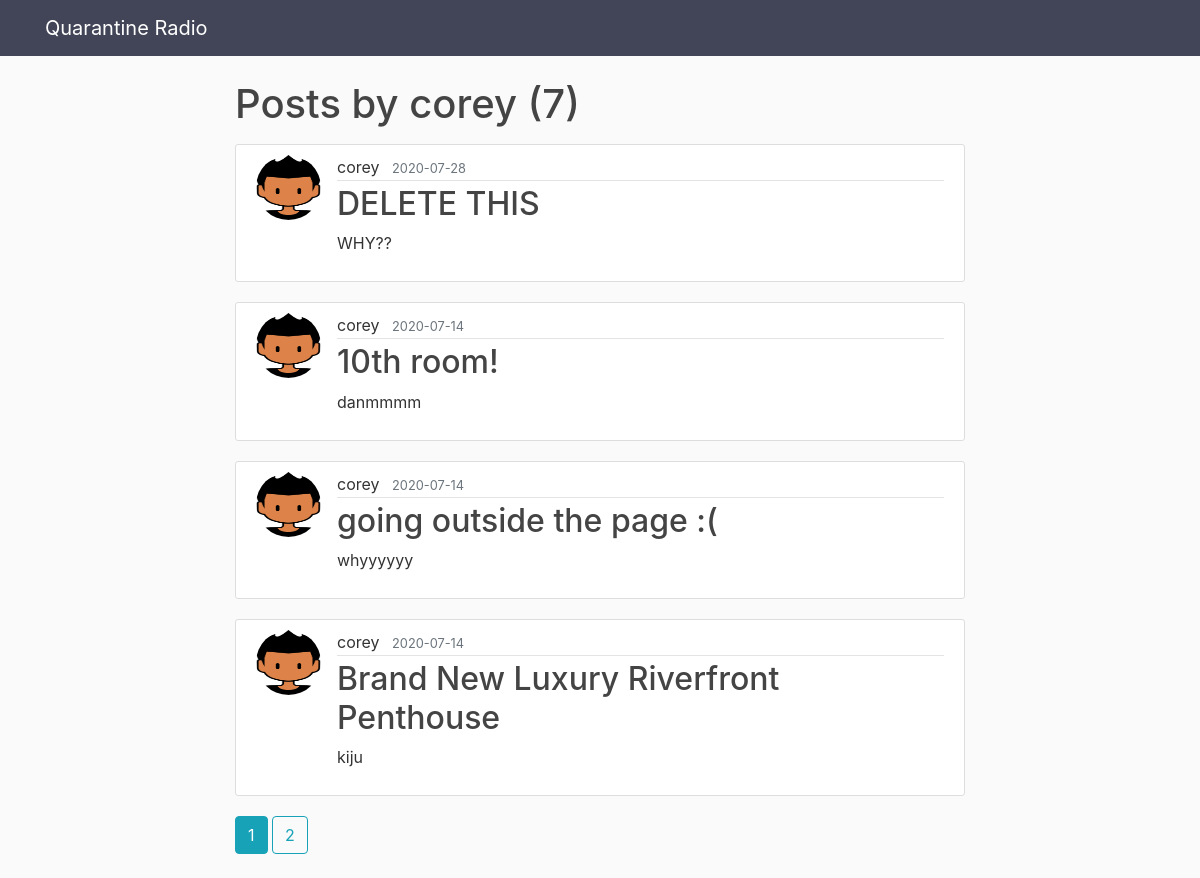
Screenshot of /user/corey with the database file from the repository.
### quarantineradio/models.py (models this page shows, shortened)
class User(db.Model, UserMixin):
    id = db.Column(db.Integer, primary_key=True)
    username = db.Column(db.String(20), unique=True, nullable=False)
    email = db.Column(db.String(120), unique=True, nullable=False)
    image_file = db.Column(db.String(20), nullable=False, default= 'default.jpg')
    password = db.Column(db.String(60), nullable=False)
    date_created = db.Column(db.DateTime, nullable=False, default=datetime.utcnow)
    rooms = db.relationship('Room', backref='room_creator', lazy=True)

class Room(db.Model):
    id = db.Column(db.Integer, primary_key=True)
    title = db.Column(db.String(100), nullable=False)
    date_posted = db.Column(db.DateTime, nullable=False, default=datetime.utcnow)
    description = db.Column(db.Text, nullable=False)
    user_id = db.Column(db.Integer, db.ForeignKey('user.id'), nullable=False)

### quarantineradio/users/routes.py (the view)
@users.route('/user/<string:username>')
def user_rooms(username):
    page = request.args.get('page',1,type=int)
    user = User.query.filter_by(username=username).first_or_404()
    posts = Room.query.filter_by(room_creator=user)\
    .order_by(Room.date_posted.desc())\
    .paginate(page=page, per_page=4)
    return render_template('user_rooms.html', posts=posts,user=user)

### quarantineradio/templates/user_rooms.html
{% extends 'tutlayout.html' %}
{% block content %}
<h1 class="mb-3"> Posts by {{user.username}} ({{posts.total}})</h1>
  {% for post in posts.items %}
    <article class="media content-section">
      <img class="rounded-circle article-img" src="{{ url_for('static', filename= 'img/' + post.room_creator.image_file) }}" alt="">
      <div class="media-body">
        <div class="article-metadata">
          <a class="mr-2"  >{{ post.room_creator.username }}</a>
          <small class="text-muted">{{ post.date_posted.strftime('%Y-%m-%d') }}</small>
        </div>
        <h2><a class="article-title" href="{{ url_for('rooms.room',room_id=post.id)}}">{{ post.title }}</a></h2>
        <p class="article-content">{{ post.description }}</p>
      </div>
  </article>
  {% endfor%}
  {% for page_num in posts.iter_pages() %}
    {% if page_num %}
      {% if posts.page == page_num %}
        <a class="btn btn-info mb-4" href="{{ url_for('users.user_rooms', username=user.username, page=page_num) }}">{{ page_num }}</a>
      {% else %}
      <a class="btn btn-outline-info mb-4" href="{{ url_for('users.user_rooms', username=user.username, page=page_num) }}">{{ page_num }}</a>
      {% endif %}
    {% else %}
      ...
    {% endif %}
  {% endfor%}
{% endblock content%}

### quarantineradio/templates/tutlayout.html (shortened to what this page needs)
<!DOCTYPE html>
<html lang="en" dir="ltr">
  <head>
    <link rel="stylesheet" href="https://stackpath.bootstrapcdn.com/bootstrap/4.3.1/css/bootstrap.min.css">
    <link rel="stylesheet" type="text/css" href="{{ url_for('static', filename= 'css/tut.css')}}">
  </head>
  <body>
    <header class="site-header mb-5">
    <nav class="navbar navbar-expand-md navbar-dark bg-steel fixed-top">
      <div class="container">
        <a class="navbar-brand mr-4" href={{ url_for('main.home')}}> Quarantine Radio </a>
      </div>
    </nav>
  </header>
  <main role="main" class="container">
    <div class="row d-flex justify-content-center ">
      <div class="col-md-8 ">
        {% block content %}{% endblock %}
      </div>
    </div>
  </main>
  </body>
</html>

### quarantineradio/static/css/tut.css (style rules this page uses)
body { background: #fafafa; color: #333333; margin-top: 5rem; }
h1, h2, h3, h4, h5, h6 { color: #444444; }
.bg-steel { background-color: #414557; }
.content-section { background: #ffffff; padding: 10px 20px; border: 1px solid #dddddd; border-radius: 3px; margin-bottom: 20px; }
.article-title { color: #444444; }
.article-content { white-space: pre-line; }
.article-img { height: 65px; width: 65px; margin-right: 16px; }
.article-metadata { padding-bottom: 1px; margin-bottom: 4px; border-bottom: 1px solid #e3e3e3 }

### rows the page displays
User: username "corey"
Room: image_file (picture), room_creator.username "corey", date_posted "2020-07-28", title "DELETE THIS", description "WHY??"
Room: image_file (picture), room_creator.username "corey", date_posted "2020-07-14", title "10th room!", description "danmmmm"
Room: image_file (picture), room_creator.username "corey", date_posted "2020-07-14", title "going outside the page :(", description "whyyyyyy"
Room: image_file (picture), room_creator.username "corey", date_posted "2020-07-14", title "Brand New Luxury Riverfront Penthouse", description "kiju"

### other values shown
{{ posts.total }} "7"
{{ page_num }} "1"
{{ page_num }} "2"
